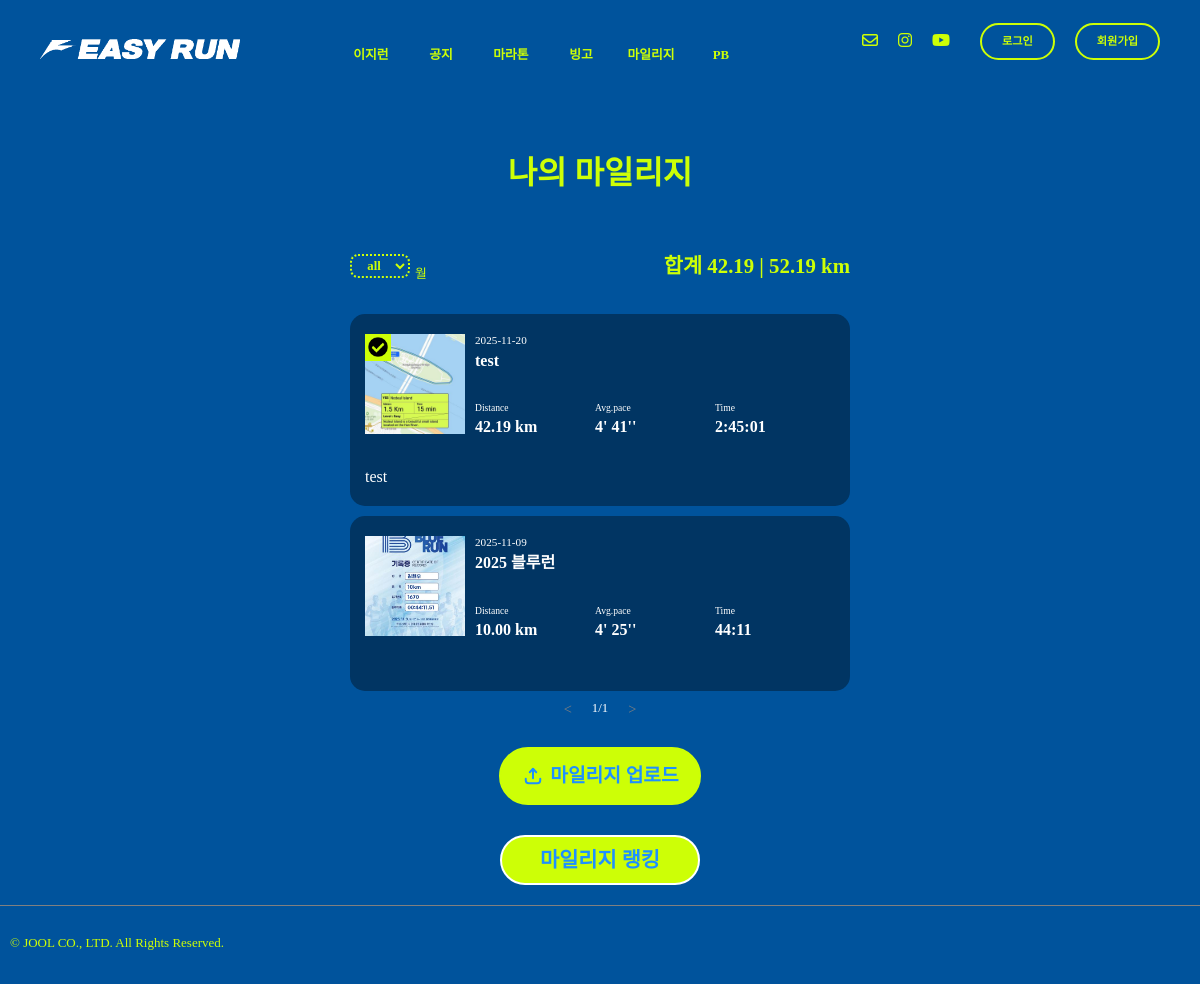
Page /runres/recordview/1/ on the earlier database version.
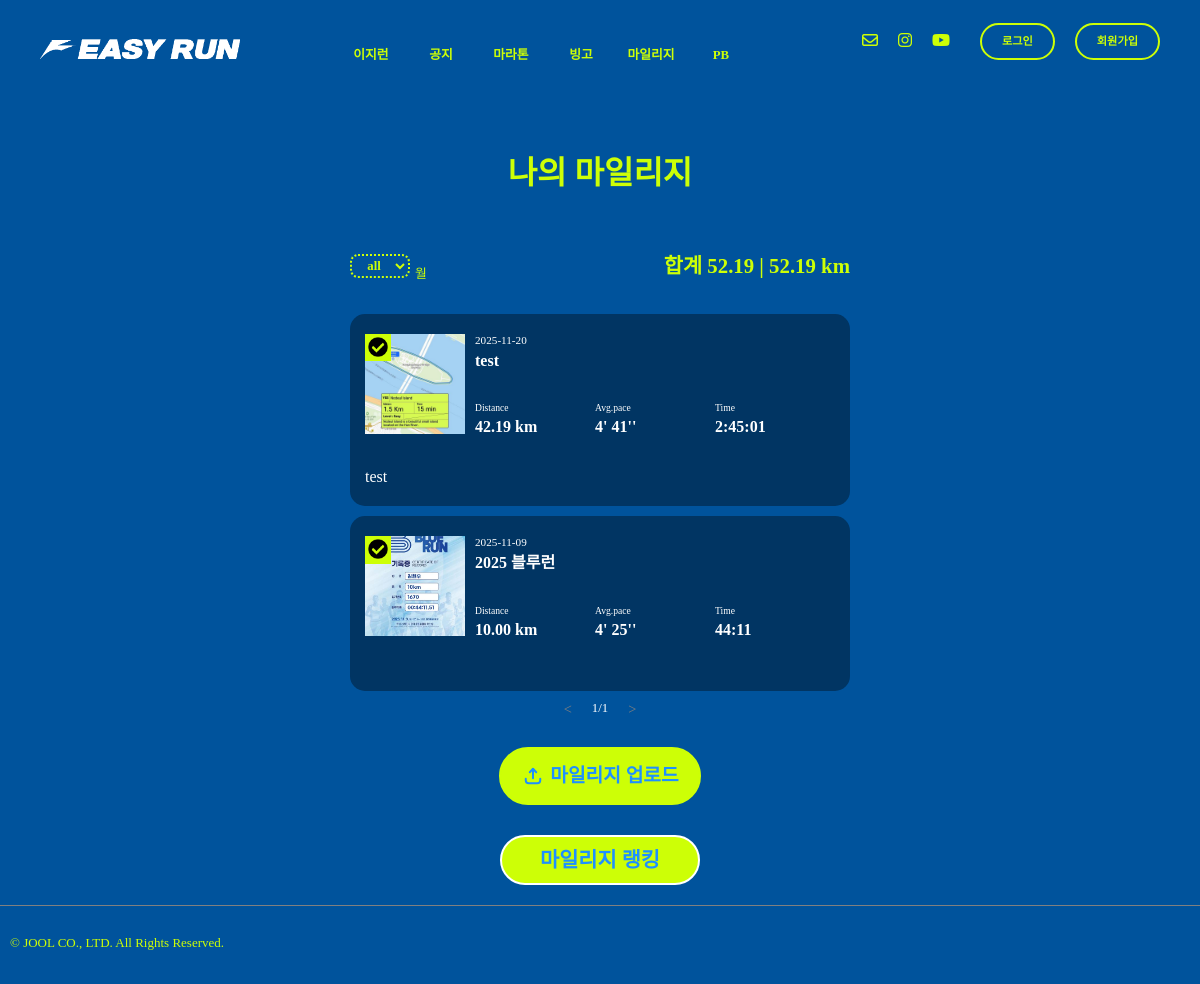
Same page on the later database version.
### record/models.py (models this page shows, shortened)
class Record(models.Model):
    record_id = models.AutoField(primary_key=True)
    title = models.CharField(max_length=50)
    user = models.ForeignKey(settings.AUTH_USER_MODEL,on_delete=models.CASCADE)
    team = models.ForeignKey(Team, null=True, blank=True, on_delete=models.SET_NULL)
    record_date = models.DateField(blank=True, null=True)
    image = ResizedImageField(size=[500,500], upload_to="record", blank=False)
    distance = models.DecimalField(max_digits=6, decimal_places=2, blank=False, null=False)
    pace_m = models.IntegerField(null=True, blank=True)
    pace_s = models.IntegerField(null=True, blank=True)
    time_h = models.IntegerField(null=True, blank=True)
    time_m = models.IntegerField(null=True, blank=True)
    time_s = models.IntegerField(null=True, blank=True)
    desc = models.TextField(blank=True)
    confirmed = models.BooleanField(default=False)

### record/views.py (the view, shortened to what this page needs)
# urls.py: path('recordview/<str:pk>/', views.recordview, name='recordview'),
def recordview(request,pk):
    month = request.GET.get('month')
    if month =="0" or month == None:
        month = "0"
        record_list = Record.objects.filter(user=pk).order_by('-record_date')
        distance_sum = Record.objects.filter(confirmed=True).filter(user=pk).aggregate(Sum('distance'))
        distance_sum_not = Record.objects.filter(user=pk).aggregate(Sum('distance'))
    page = int(request.GET.get('p', 1)) #없으면 1로 지정
    paginator = Paginator(record_list, 3) #한 페이지 당 몇개 씩 보여줄 지 지정
    record_list = paginator.get_page(page)
    return render(request,"run_record.html", {"context":record_list, "distance_sum":distance_sum, "month": month, "distance_sum_not":distance_sum_not})

### templates/run_record.html (shortened to what the changed rows need)
{% extends "base.html" %}
{% load static %}
{% block content %}
  <div class="main-view">
    <div class="search-sum">
      <div class="filter-line">
        <div>
        </div>
        <div class="month-filter-txt">월</div>
      </div>
      <div class="distance-sum">합계
        {{ distance_sum.distance__sum | floatformat:2 }}
        |
        {{ distance_sum_not.distance__sum | floatformat:2 }}
        km</div>
    </div>
    <div class="record-wrap-container">
      {% for data in context %}
        <div class="record-list-container">
          <a href="{% url 'runres:recordUpdateView' user.pk data.record_id %}">
            <div class="main-info-1 fade-in-up-short">
              <div class="record-img">
                {% if data.confirmed %}
                  <div class="cf-check">
                    <img src="{% static "img/check_circle_icon.png" %}" alt="logo" height="20px" width="auto">
                  </div>
                {% endif %}
                <img src="/media/{{ data.image }}" alt="logo-top" height="100px" width="100px">
              </div>
              <div class="title-date">
                <div class="record-date">{{ data.record_date | date:"Y-m-d" }}</div>
                <div class="record-title">{{ data.title }}</div>
                <div class="record-3">
                  <div class="record-part-box">
                    <div class="distance-txt">Distance</div>
                    <div class="record-distance">{{ data.distance }}
                      km</div>
                  </div>
                  <div class="record-part-box">
                    <div class="distance-txt">Avg.pace</div>
                    {% if data.pace_s < 10 %}
                      <div class="record-pace">{{ data.pace_m }}' 0{{ data.pace_s }}''</div>
                    {% else %}
                      <div class="record-pace">{{ data.pace_m }}'
                        {{ data.pace_s }}''</div>
                    {% endif %}
                  </div>
                  <div class="record-part-box">
                    <div class="distance-txt">Time</div>
                    {% if data.time_s < 10 %}
                      {% if data.time_h is not None %}
                        <div class="record-time">
                          {{ data.time_h }}:{{ data.time_m }}:0{{ data.time_s }}</div>
                      {% else %}
                        <div class="record-time">
                          {{ data.time_m }}:0{{ data.time_s }}</div>
                      {% endif %}
                    {% else %}
                      {% if data.time_h is not None %}
                        <div class="record-time">
                          {{ data.time_h }}:{{ data.time_m }}:{{ data.time_s }}</div>
                      {% else %}
                        <div class="record-time">
                          {{ data.time_m }}:{{ data.time_s }}</div>
                      {% endif %}
                    {% endif %}
                  </div>
                </div>
              </div>
            </div>
          </a>
        </div>
      {% endfor %}
    </div>
  </div>
{% endblock content %}

Differences in the rows shown:
changed Record "2025 블루런": confirmed False → True (drawn); confirmed: picture added
Other differences:
{{ distance_sum.distance__sum | floatformat:2 }}: "42.19" → "52.19"
